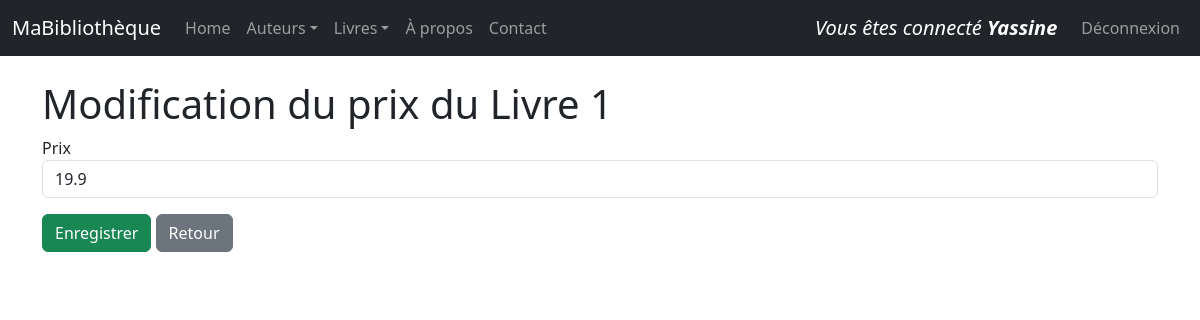
Page /livres/1/update (signed in) on the committed database.
### monApp/models.py (models this page shows, shortened)
class User(db.Model, UserMixin):
    Login = db.Column( db.String(100), primary_key=True )
    Password = db.Column( db.String(100) )
    @login_manager.user_loader
    def load_user(username):
        return User.query.get(username)

class Livre(db.Model):
    idL = db.Column( db.Integer, primary_key = True)
    Prix = db.Column( db.Integer)
    Titre = db.Column( db.String(255))
    Url = db.Column( db.String(255))
    Img = db.Column( db.String(255))
    auteur_id = db.Column (db.Integer , db.ForeignKey ("auteur.idA") )
    auteur = db.relationship ("Auteur", backref =db.backref ("livres", lazy="dynamic") )

### monApp/views.py (the view)
@app.route('/livres/<int:idL>/update')
@login_required
def updateLivre(idL):
    unLivre = Livre.query.get_or_404(idL)
    unForm = FormLivre(obj=unLivre)
    return render_template("livre_update.html",selectedLivre=unLivre,updateForm=unForm)

### monApp/forms.py
class FormLivre(FlaskForm):
    idL=HiddenField('idL')
    Prix = FloatField ('Prix',validators =[DataRequired()])

### monApp/templates/livre_update.html (shortened to what this page needs)
{% extends "base.html" %}
{% block main %}
<h1 >Modification du prix du Livre {{ selectedLivre.idL }}</h1>
<form role="form" method="POST" action="{{ url_for ('saveLivre') }}">
    <div
    {% if updateForm.idL.errors %}
        class="form-group has-error"
    {% else %}
        class="form-group mb-3"
    {% endif %}
    >
    {% if current_user.is_authenticated %}
    {{ updateForm.Prix.label }}
    {{ updateForm.Prix(size =50, class_="form-control") }}
    </div>
    <input class ="btn btn-success" type="submit" value ="Enregistrer">
    {% endif %}
    <a href="{{ url_for ('getLivres') }}" class="btn btn-secondary">Retour</a>
</form >
{% endblock %}

### monApp/templates/base.html (shortened to what this page needs)
<html>
<head>
    <link rel="stylesheet" href="{{ url_for('static', filename='css/style.css') }}">
    <link href="https://cdn.jsdelivr.net/npm/bootstrap@5.3.0/dist/css/bootstrap.min.css" rel="stylesheet">
</head>
<body>
    {% block navbar %}
    <nav class="navbar navbar-expand-md navbar-dark bg-dark fixed-top">
        <div class="container-fluid">
            <a class="navbar-brand">MaBibliothèque</a>
            <div class="collapse navbar-collapse" id="mainNavbar">
                <ul class="navbar-nav me-auto mb-2 mb-md-0">
                    <li class="nav-item">
                        <a class="nav-link" href="{{ url_for('index') }}">Home</a>
                    </li>
                    <li class="nav-item dropdown">
                        <a class="nav-link dropdown-toggle" href="#" id="auteursDropdown" role="button" data-bs-toggle="dropdown" aria-expanded="false">Auteurs</a>
                    </li>
                    <li class="nav-item dropdown">
                        <a class="nav-link dropdown-toggle" href="#" id="livresDropdown" role="button" data-bs-toggle="dropdown" aria-expanded="false">Livres</a>
                    </li>
                    <li class="nav-item">
                        <a class="nav-link" href="{{ url_for('about') }}">À propos</a>
                    </li>
                    <li class="nav-item">
                        <a class="nav-link" href="{{ url_for('contact') }}">Contact</a>
                    </li>
                </ul>
                <ul class="nav navbar-nav navbar-right">
                    {% if current_user.is_authenticated %}
                        <a class="navbar-brand"><em>Vous êtes connecté <strong>{{ current_user.Login}}</strong></em></a>
                        <li class="nav-item"><a class="nav-link" href="{{ url_for ('logout') }}">Déconnexion</a></li >
                    {% else %}
                        <li class="nav-item"><a class="nav-link" href="{{ url_for ('login') }}">Se connecter</a></li >
                        <li class="nav-item"><a class="nav-link" href="{{ url_for ('signin') }}">Créer un compte</a></li >
                    {% endif %}
                </ul>
            </div>
        </div>
    </nav>
    {% endblock %}
    {% block content %}
    <main id="main" role="main" class="container">
        {% block main %}{% endblock %}
    </main>
    {% endblock %}
</body>
</html>

### monApp/static/css/style.css (style rules this page uses)
h1 { color: red; }
#main { margin-top: 5em; }
body { font-family: sans-serif; }

### rows in the picture
User: Login "Yassine"
Livre: idL "1", Prix "19.9"

### other values in the picture
{{ updateForm.Prix.label }} "Prix"
